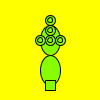
Frame 1 (no input)
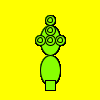
Frame 60 (the mouse pressed at the canvas centre just before this capture)
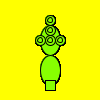
Frame 120 (the mouse held since frame 60 and released just before this capture)

The Processing sketch that drew these frames (run headless with seeded random() and noise(); from frame 60 on, the mouse is pressed at the canvas centre):

// Processing sketch: processing_25149
// ── processing_25149.pde

int x = 50;
int y=  50;

void setup(){
  background (300,255,0);
  size(100,100);
}

void draw(){
smooth();
fill(135,255,0);

ellipse(x,y-10,20,30); //body  
ellipse(x,y+20,20,30); //body

ellipse(x-10,y-10,10,10); //eye one
ellipse(x-10,y-10,5,5);

ellipse(x,y-10,10,10); //eye two
ellipse(x,y-10,5,5);

ellipse(x+10,y-10,10,10); //eye three
ellipse(x+10,y-10,5,5);

ellipse(x,y-20,10,10); //middle eye
ellipse(x,y-20,5,5);

ellipse(x,y-30,10,10); //top eye
ellipse(x,y-30,5,5);

rect(x-5,y+30,10,10); //base





}
